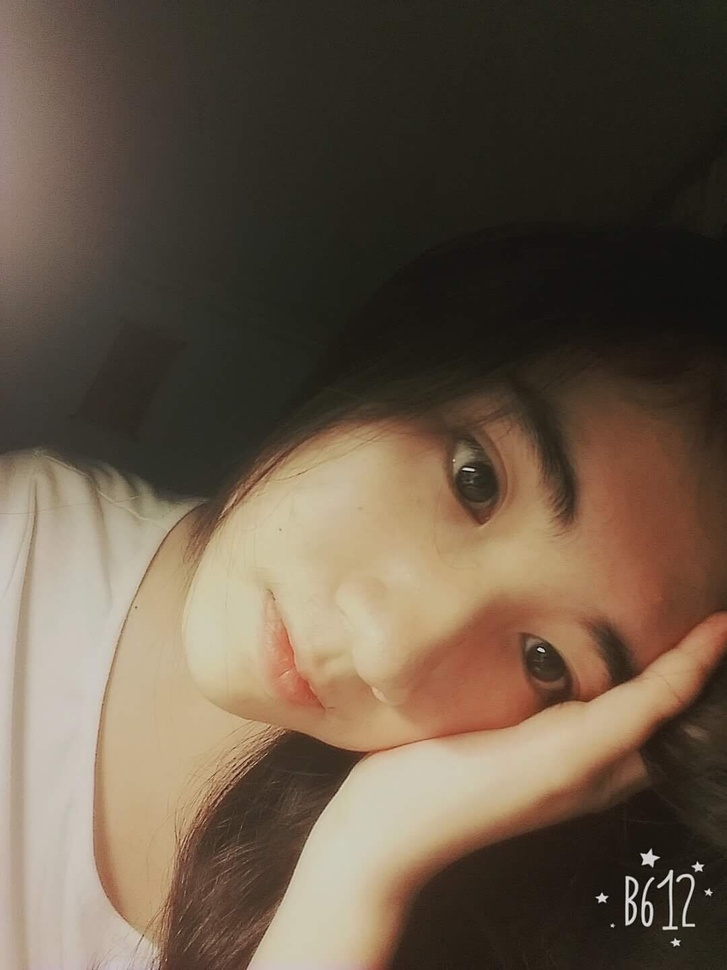
#> input picture KmeansApplication/gau.JPG, 727 x 970 px, shrunk from 1080 x 1440 before the run
$ python kmeans_compression.py
#> lines starting #> are read from the running program, lines starting #| are printed output that depends on the picture
import matplotlib.image as mpimg
import matplotlib.pyplot as plt
import numpy as np
from sklearn.cluster import KMeans

# Load image
img = mpimg.imread('gau.JPG')
#> img is the input picture: shape (970, 727, 3); mean R, G, B 103.7, 88.2, 72
plt.imshow(img)
imgplot = plt.imshow(img)
plt.axis('off')
plt.show()
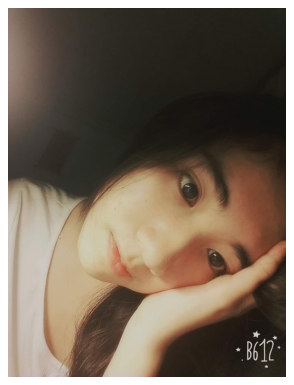
#> figure drawn by matplotlib, 1 panel

# Img have [y, x, z] with z = 3
# y = height, x= width
# Convert image to 1 matrix with N pixel with 3 column for Red, Green, Blue
X = img.reshape((img.shape[0] * img.shape[1], img.shape[2]))

# Test with each number of cluster
for K in [2, 5, 10, 15, 20]:
    # Set number of clusters
    # .fit() is tranning data
    kmeans = KMeans(n_clusters=K).fit(X)
    label = kmeans.predict(X)

    # return an image with same size with X
    # fill it with color 0
    img4 = np.zeros_like(X)

    # replace each pixel by its center
    for k in range(K):
        img4[label == k] = kmeans.cluster_centers_[k]

    # reshape and display output image
    img5 = img4.reshape((img.shape[0], img.shape[1], img.shape[2]))
    plt.imshow(img5, interpolation='nearest')
    plt.axis('off')
    plt.show()
#> this loop made 5 passes
#> pass 1, `plt.show()`:
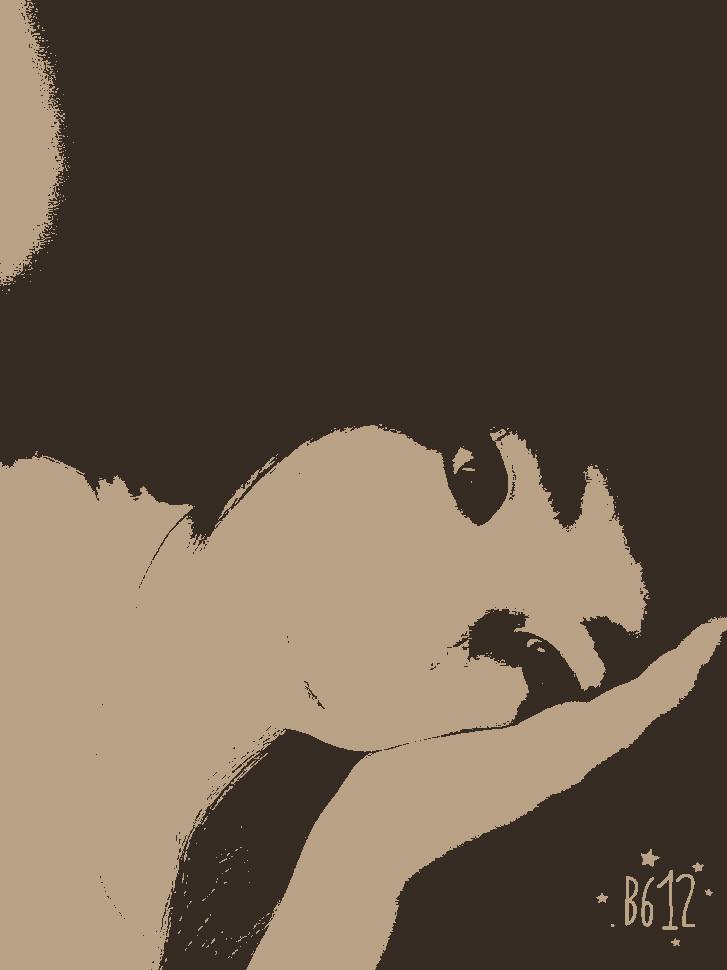
#> shown: shape (970, 727, 3); mean R, G, B 103, 87.8, 71.7
#> pass 2, `plt.show()`:
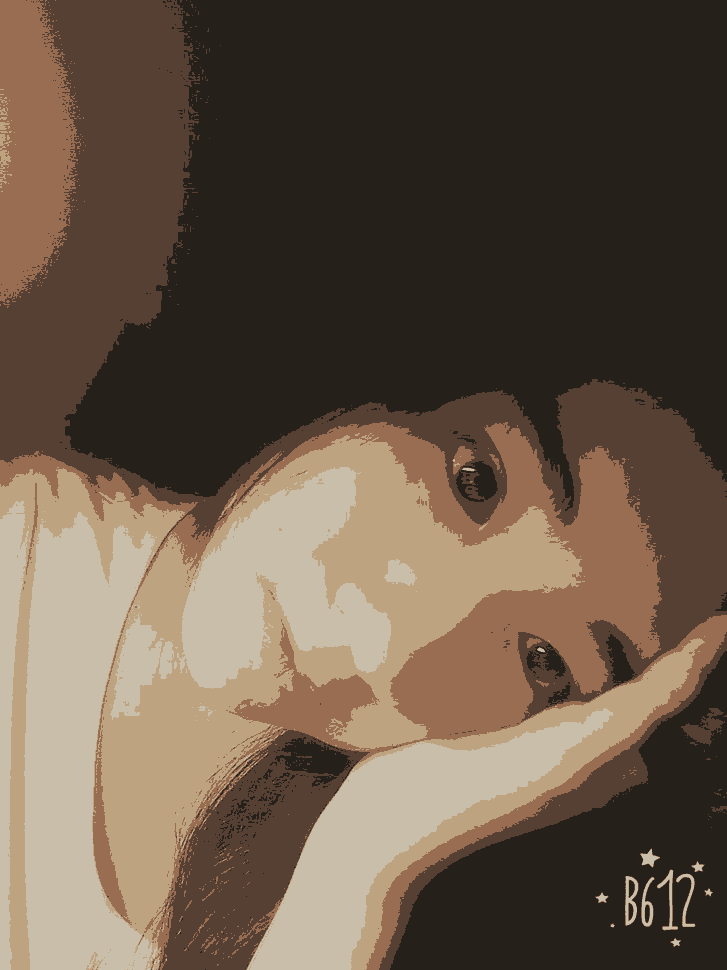
#> shown: shape (970, 727, 3); mean R, G, B 103.1, 87.5, 71.4
